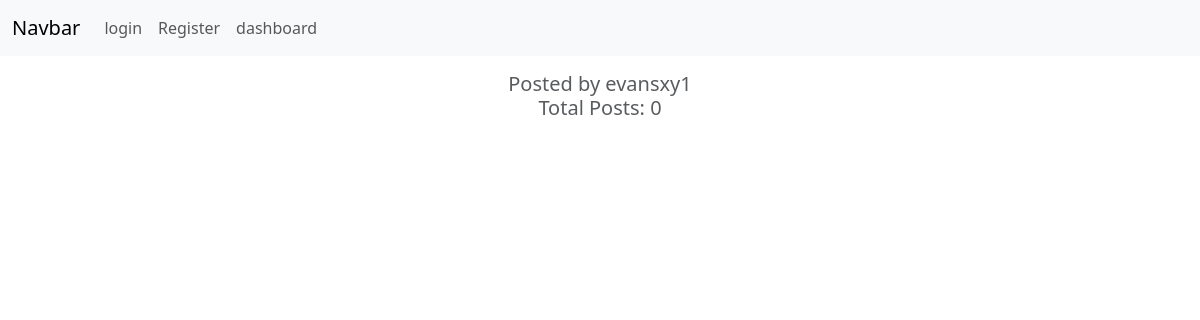
The page /user/evansxy1 on the database as committed earlier.
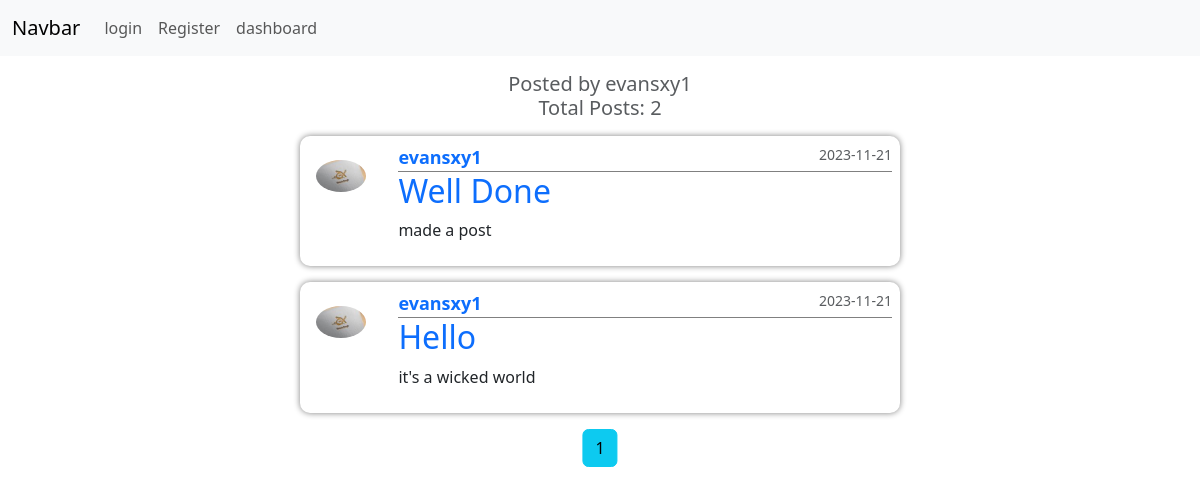
The same page on the database as committed later.
### app/models.py (models this page shows, shortened)
class  User(db.Model, UserMixin):
    id = db.Column(db.Integer, primary_key=True)
    username = db.Column(db.String(10), unique=True, nullable=False)
    email = db.Column(db.String(120), unique=True, nullable=False)
    image_file = db.Column(db.String(20), nullable=False, default='default.jpg')
    password = db.Column(db.String(60), nullable=False)
    posts = db.relationship('Post', backref='author', lazy=True)

class Post(db.Model):
    id = db.Column(db.Integer, primary_key=True)
    title = db.Column(db.String(100), nullable=False)
    date_posted = db.Column(db.DateTime, nullable=False, default=datetime.utcnow)
    content = db.Column(db.Text, nullable=False)
    user_id = db.Column(db.Integer, db.ForeignKey('user.id'), nullable=False)

### app/route.py (the view)
@app.route("/user/<string:username>")
def user_posts(username):
    page = request.args.get('page', 1, type=int)
    user = User.query.filter_by(username=username).first_or_404()
    posts = Post.query.filter_by(author=user).order_by(Post.date_posted.desc()).paginate(page=page, per_page=4)
    return render_template('user_posts.html', posts=posts, user=user)

### app/templates/user_posts.html (shortened to what this page needs)
<!DOCTYPE html>
<html lang="en">
<head>
 <link rel="stylesheet" type="text/css" href="{{ url_for('static', filename='home.css') }}">
</head>
<body>
  {% extends 'layout.html' %}
  {% block content %}
 <h1 class="header text-muted fs-5">Posted by {{ user.username }}  <br> Total Posts: {{ posts.total }}</h1>
<div class="post">
 {% for post in posts.items %}
 <article class="media content-section">
  <img class="rounded-circle article-img" src="{{ url_for('static', filename='profile_pics/' + post.author.image_file) }}" alt="">
  <div class="media-body">
    <div class="article-metadata">
      <a href="{{ url_for('user_posts', username=post.author.username) }}" class="mr-2">{{ post.author.username }} </a>
      <small class="text-muted"> {{post.date_posted.strftime('%Y-%m-%d')}}</small>
    </div>
    <h2><a href="{{ url_for('post', post_id=post.id) }}" class="article-title">{{ post.title }}</a></h2>
    <p class="article-content">{{post.content}} </p>
  </div>
 </article>
{% endfor %}
</div>
{% for page_num in posts.iter_pages(left_edge=1, right_edge=1, left_current=1, right_current=2) %}
    {% if page_num %}
      {% if posts.page == page_num %}
        <a class="pagnate btn btn-info mb-4" href="{{ url_for('user_posts', username=user.username, page=page_num) }}">{{ page_num }}</a>
      {% else %}
        <a class="pagnate btn btn-outline-info mb-4" href="{{ url_for('user_posts', username=user.username, page=page_num) }}">{{ page_num }}</a>
      {% endif %}
    {% else %}
      ...
    {% endif %}
{% endfor %}
{% endblock %}

### app/templates/layout.html (shortened to what this page needs)
<link href="https://cdn.jsdelivr.net/npm/bootstrap@5.3.2/dist/css/bootstrap.min.css" rel="stylesheet">
<nav class="navbar navbar-expand-lg bg-body-tertiary">
 <div class="container-fluid">
   <a class="navbar-brand" href="#">Navbar</a>
   <div class="collapse navbar-collapse" id="navbarNavAltMarkup">
     <div class="navbar-nav">
       {% if current_user.is_authenticated %}
       <a class="nav-link active" aria-current="page" href="{{ url_for('home') }}">Home</a>
       <a class="nav-link" href="{{ url_for('new_post') }}">New Post</a>
       <a class="nav-link" href="{{ url_for('account') }}">Account</a>
          <a class="nav-link" href="{{ url_for('logout') }}">logout</a>
       {% else %}
          <a class="nav-link" href="{{ url_for('login') }}">login</a>
          <a class="nav-link" href="{{ url_for('register') }}">Register</a>
       {% endif %}
       <a class="nav-link" href="{{ url_for('dashboard') }}">dashboard</a>
     </div>
   </div>
 </div>
</nav>
{% block content %}
{% endblock %}

### app/static/home.css (style rules this page uses)
* { padding: 0; margin: 0; box-sizing: border-box; }
.header { text-align: center; margin-block: 1rem; }
.post { padding-inline: 1rem; }
.media { display: grid; grid-template-columns: 10% auto; margin: 1rem; margin-inline: auto; padding: .5rem; box-shadow: 0 0 6px gray; border-radius: 10px; width: 100%; max-width: 600px; }
.media img { width: 50px; margin: 1rem .5rem; }
.media-body { margin-left: 2rem; width: auto; }
.media-body h2 { text-transform: capitalize; }
.media-body h2 a { text-decoration: none; }
.article-metadata { border-bottom: 1px solid gray; display: flex; justify-content: space-between; }
.article-metadata a { text-decoration: none; font-size: 18px; font-weight: 600; }
.pagnate { position: relative; left: 50%; transform: translate(-50%); }

Rows that differ between the two databases and show on the page:
added Post: image_file (picture), author.username "evansxy1", date_posted "2023-11-21", title "Well Done", content "made a post"
added Post: image_file (picture), author.username "evansxy1", date_posted "2023-11-21", title "Hello", content "it's a wicked world"
Other text that changed with them:
{{ posts.total }}: "0" → "2"
new list line: "1"
